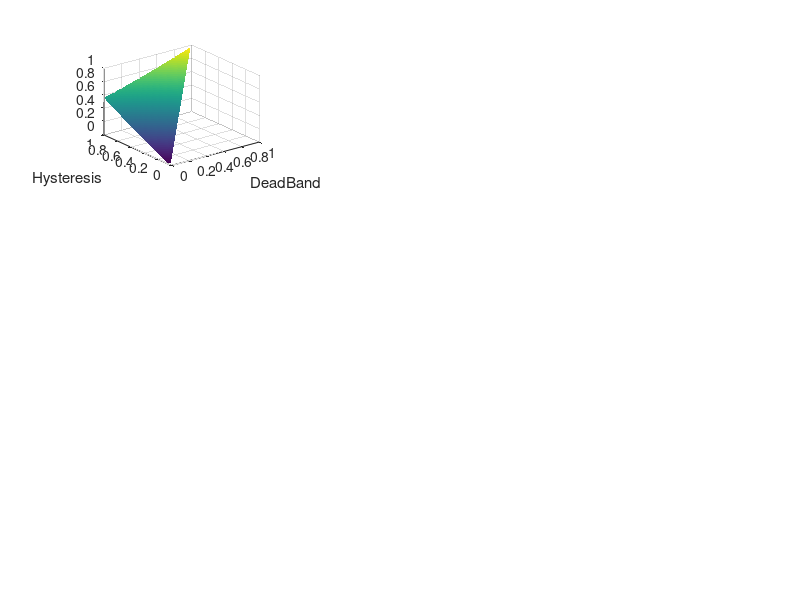

This figure's MATLAB source: (Note: this script raises an error after producing the figure.)
close all;clc;clear
% moment calculation
r = 0.35; %radius(m)
a = 22.5:45:337.5;
l = zeros(3,8);
I=[0.619 -0.008 0;-0.008 0.782 0;0 0 1.226];
% I=[10 -0.008 0;-0.008 10 0;0 0 20];
for i = 1:length(a)
    l(1:2,i) = r*[cosd(a(i));sind(a(i))];
end
% Model parameters
TimeStep = 10^-3;   %Simulation time step(second)
TimeStop = 5;      %Simulation time (second)
% thrust decomposition
gam = 30;
T = 0.5 +zeros(1,8);%thrust (N)
for i = 1:length(T)
    if mod(i,2) == 0
        F(1:3,i) = [T(i)*sind(gam)*sind(a(i));-T(i)*sind(gam)*cosd(a(i));T(i)*cosd(gam)];
    else
        F(1:3,i) = [-T(i)*sind(gam)*sind(a(i));T(i)*sind(gam)*cosd(a(i));T(i)*cosd(gam)];
    end
end
% moment produce by every thruster

for i = 1:length(T)
    Moment_thrust(1:3,i) = cross(l(1:3,i),F(1:3,i));
end
rad2deg(I^-1*Moment_thrust)
I^-1*Moment_thrust
%% limit cycle
a = 8;    %angular acclereation in one axis
t_doff = 0.01;   %close dealy of thruster
t_don = 0.01;    %open delay of thruster
H = 0:0.01:1;   %hysteresis
D = 0:0.01:1;   %deadband
Kd = linspace(0.5,1.5,9);   %angular velocity gain
for k = 1:length(Kd)
    for i = 1:length(H)
        for j = 1:length(D)
            HR(i,j,k) = (H(i)- D(j))/(H(i)+D(j));
            d(i,j,k) = 0.5*(H(i)+D(j));
            d_lower(i,j,k) = ( a*t_doff*(2*Kd(k)-t_don)*(2*Kd(k)-t_doff) )/( 8*Kd(k) - 4*t_don - 4*t_doff - HR(i,j)*(2*Kd(k)*t_don) );
            if d(i,j,k)>d_lower(i,j,k) && H(i)>D(j)
                %P_max(i,j,k) = ( a*t_doff*(2*Kd(k)-t_doff)+2*(H(i)-D(j)) )/(4*Kd(k)-2*t_doff-2*t_don);
                P_max(i,j,k) = ( a*t_doff*(2*Kd(k)-t_doff)+2*(H(i)-D(j)) )/(4*Kd(k));
                theta_1(i,j,k) = H(i) - Kd(k)*P_max(i,j) + t_don*P_max(i,j);
                theta_max(i,j,k) = theta_1(i,j) + P_max(i,j)^2/(2*a);
                period(i,j,k) = 4*( theta_1(i,j)/P_max(i,j) + P_max(i,j)/a );
            else
                P_max(i,j,k) = NaN;
                theta_1(i,j,k) = NaN;
                theta_max(i,j,k) = NaN;
                period(i,j,k) = NaN;
            end
        end
    end
end
% P_max = rad2deg(P_max);
% theta_max = rad2deg(theta_max);
% period = rad2deg(period);
%% visualize
% 创建伪彩色图 - theta_max
figure; % 创建新的图形窗口
for i = 1:length(Kd)
    subplot(3,3,i);
    surf(D, H, theta_max(:,:,i)); % 注意这里的索引
    shading interp; % 使用插值来使颜色平滑过渡
    xlabel("DeadBand");
    ylabel("Hysteresis");
    title("Theta_{max} (Kd = " + num2str(Kd(i)) + ")");
    colorbar;
end

% 创建伪彩色图 - period
figure; % 创建新的图形窗口
for i = 1:length(Kd)
    subplot(3,3,i);
    surf(D, H, period(:,:,i)); % 注意这里的索引
    shading interp; % 使用插值来使颜色平滑过渡
    xlabel("DeadBand");
    ylabel("Hysteresis");
    title("Period (Kd = " + num2str(Kd(i)) + ")");
    colorbar;
end

% 创建伪彩色图 - P_max
figure; % 创建新的图形窗口
for i = 1:length(Kd)
    subplot(3,3,i);
    surf(D, H, P_max(:,:,i)); % 注意这里的索引
    shading interp; % 使用插值来使颜色平滑过渡
    xlabel("DeadBand");
    ylabel("Hysteresis");
    title("P_{max} (Kd = " + num2str(Kd(i)) + ")");
    colorbar;
end

% figure(1)
% surf(D,H,rad2deg(theta_max))
% xlabel("DeadBand")
% ylabel("hysteresis")
% title("max angular error")
% colorbar
%
% figure(2)
% surf(D,H,period)
% xlabel("DeadBand")
% ylabel("hysteresis")
% title("period")
% colorbar
%
% figure(3)
% surf(D,H,rad2deg(P_max))
% xlabel("DeadBand")
% ylabel("hysteresis")
% title("max angular rate error")
% colorbar
